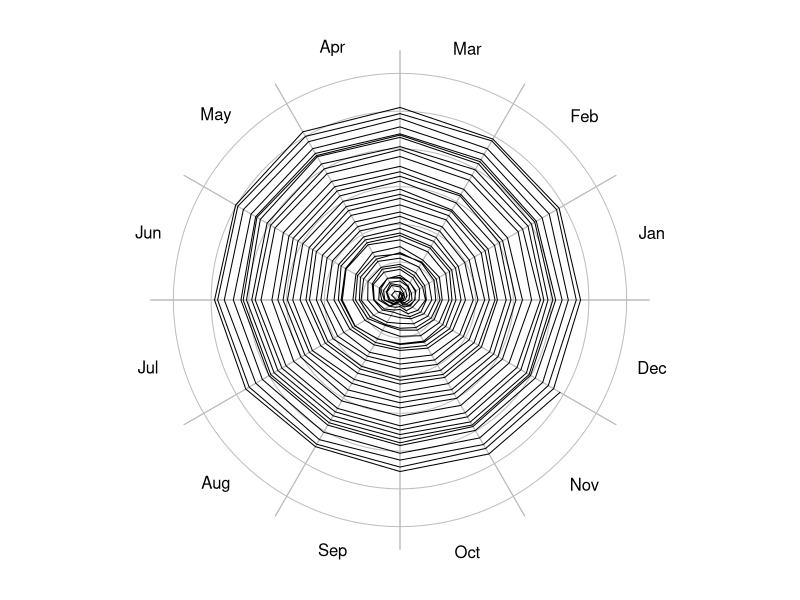
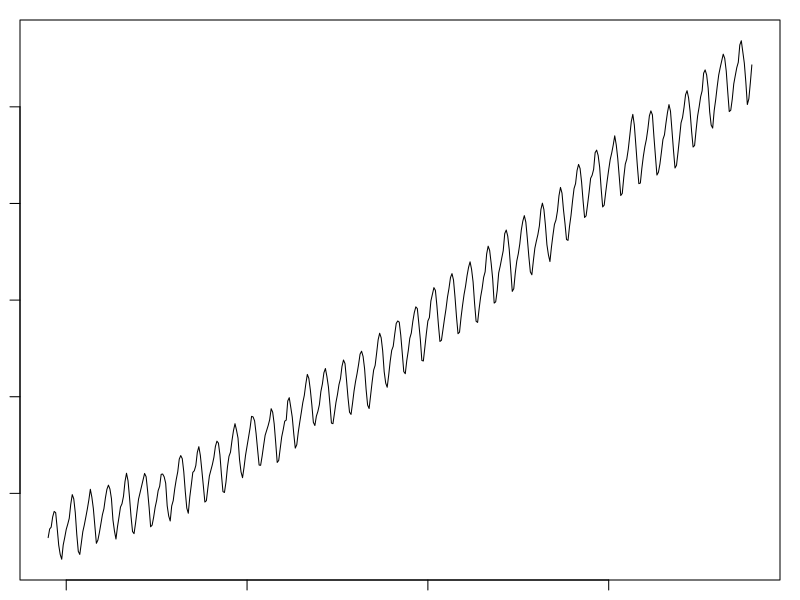

Recreate these plots in R, in order.
## ---- chunk 1
hodograph <- function(x, y, t, rings, ringlabels=TRUE, tcut=c("daily", "yearly"), ...)
{
    tcut <- match.arg(tcut)
    if (missing(t)) {
        stop("x-y method not coded yet\n")
    } else {
        if (!missing(y)) {
            stop("cannot give y if t is given\n")
        }
        if (tcut== "yearly") {
            ## x=x(t)
            t <- as.POSIXlt(t)
            start <- ISOdatetime(1900+as.POSIXlt(t[1])$year, 1, 1, 0, 0, 0,
                                 tz=attr(t, "tzone"))
            day <- as.numeric(julian(t, origin=start))
            xx <- x * cos(day / 365 * 2 * pi)
            yy <- x * sin(day / 365 * 2 * pi)
            ## axes
            if (missing(rings))
                rings <- pretty(sqrt(xx^2 + yy^2))
            rscale <- 1.04 * max(rings)
            theta <- seq(0, 2 * pi, length.out=200)
            plot(xx, yy, asp=1, xlim=rscale*c(-1.1,1.1), ylim=rscale*c(-1.1, 1.1),
                 type='n', xlab="", ylab="", axes=FALSE)
            ## month lines
            month <- c("Jan", "Feb", "Mar", "Apr", "May", "Jun", "Jul", "Aug", "Sep", "Oct", "Nov", "Dec")
            rscale <- max(rings)
            for (m in 1:12) {
                phi <- 2*pi*(m-1)/12
                lines(rscale*1.1*cos(phi)*c(-1,1), rscale*1.1*sin(phi)*c(-1,1), col='gray')
                phi <- 2*pi*(0.5/12+(m-1)/12)
                text(1.15*rscale * cos(phi), 1.15*rscale * sin(phi), month[m]) 
            }
            for (r in rings) {
                if (r > 0) {
                    gx <- r * cos(theta)
                    gy <- r * sin(theta)
                    lines(gx, gy, col='gray')
                    if (ringlabels)
                        text(gx[1], 0, format(r))
                }
            }
            points(xx, yy, ...)
        } else {
            stop("only tcut=\"yearly\" works at this time\n")
        }
    }
}
## ---- chunk 2
data(co2)
year <- as.numeric(time(co2))
t0 <- as.POSIXlt("1959-01-01 00:00:00", tz="UTC")
t <- t0 + (year - year[1]) *365*86400
par(mar=rep(1, 4))
hodograph(x=co2-co2[1], t=t, tcut="yearly", type="l", ringlabels=FALSE)
## ---- chunk 3
plot(co2)
